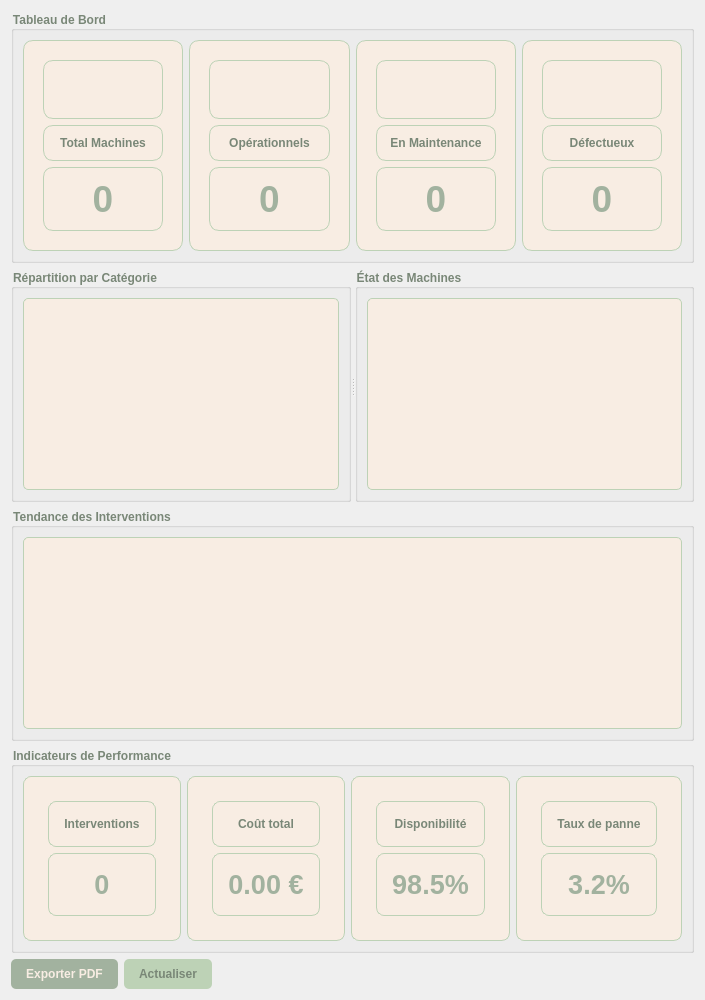
              <widget class="QWidget" name="tabStatistics">
               <attribute name="title">
                <string>Statistiques &amp; Analyses</string>
               </attribute>
               <layout class="QVBoxLayout" name="statisticsLayout">
                <!-- Ligne 1: Cartes de statistiques -->
                <item>
                 <widget class="QGroupBox" name="groupBoxStatsCards">
                  <property name="title">
                   <string>Tableau de Bord</string>
                  </property>
                  <property name="styleSheet">
                   <string>QGroupBox { font-weight: bold; color: #798777; }</string>
                  </property>
                  <layout class="QHBoxLayout" name="statsCardsLayout">
                   <!-- Carte Total -->
                   <item>
                    <widget class="QFrame" name="cardTotal">
                     <property name="minimumHeight">
                      <number>120</number>
                     </property>
                     <property name="styleSheet">
                      <string>QFrame { background-color: #F8EDE3; border-radius: 10px; border: 1px solid #BDD2B6; padding: 10px; }</string>
                     </property>
                     <layout class="QVBoxLayout">
                      <item>
                       <widget class="QLabel" name="labelTotalIcon">
                        <property name="text">
                           <string></string>
                        </property>
                        <property name="font">
                         <font>
                          <pointsize>24</pointsize>
                         </font>
                        </property>
                        <property name="alignment">
                         <set>Qt::AlignCenter</set>
                        </property>
                       </widget>
                      </item>
                      <item>
                       <widget class="QLabel" name="labelTotalTitle">
                        <property name="text">
                         <string>Total Machines</string>
                        </property>
                        <property name="alignment">
                         <set>Qt::AlignCenter</set>
                        </property>
                        <property name="styleSheet">
                         <string>color: #798777; font-weight: bold;</string>
                        </property>
                       </widget>
                      </item>
                      <item>
                       <widget class="QLabel" name="statTotal">
                        <property name="text">
                         <string>0</string>
                        </property>
                        <property name="font">
                         <font>
                          <pointsize>28</pointsize>
                          <weight>75</weight>
                          <bold>true</bold>
                         </font>
                        </property>
                        <property name="alignment">
                         <set>Qt::AlignCenter</set>
                        </property>
                        <property name="styleSheet">
                         <string>color: #A2B29F;</string>
                        </property>
                       </widget>
                      </item>
                     </layout>
                    </widget>
                   </item>
                   <!-- Carte Opérationnels -->
                   <item>
                    <widget class="QFrame" name="cardOperational">
                     <property name="minimumHeight">
                      <number>120</number>
                     </property>
                     <property name="styleSheet">
                      <string>QFrame { background-color: #F8EDE3; border-radius: 10px; border: 1px solid #BDD2B6; padding: 10px; }</string>
                     </property>
                     <layout class="QVBoxLayout">
                      <item>
                       <widget class="QLabel" name="labelOpIcon">
                        <property name="text">
                           <string></string>
                        </property>
                        <property name="font">
                         <font>
                          <pointsize>24</pointsize>
                         </font>
                        </property>
                        <property name="alignment">
                         <set>Qt::AlignCenter</set>
                        </property>
                       </widget>
                      </item>
                      <item>
                       <widget class="QLabel" name="labelOpTitle">
                        <property name="text">
                         <string>Opérationnels</string>
                        </property>
                        <property name="alignment">
                         <set>Qt::AlignCenter</set>
                        </property>
                        <property name="styleSheet">
                         <string>color: #798777; font-weight: bold;</string>
                        </property>
                       </widget>
                      </item>
                      <item>
                       <widget class="QLabel" name="statOp">
                        <property name="text">
                         <string>0</string>
                        </property>
                        <property name="font">
                         <font>
                          <pointsize>28</pointsize>
                          <weight>75</weight>
                          <bold>true</bold>
                         </font>
                        </property>
                        <property name="alignment">
                         <set>Qt::AlignCenter</set>
                        </property>
                        <property name="styleSheet">
                         <string>color: #A2B29F;</string>
                        </property>
                       </widget>
                      </item>
                     </layout>
                    </widget>
                   </item>
                   <!-- Carte Maintenance -->
                   <item>
                    <widget class="QFrame" name="cardMaintenance">
                     <property name="minimumHeight">
                      <number>120</number>
                     </property>
                     <property name="styleSheet">
                      <string>QFrame { background-color: #F8EDE3; border-radius: 10px; border: 1px solid #BDD2B6; padding: 10px; }</string>
                     </property>
                     <layout class="QVBoxLayout">
                      <item>
                       <widget class="QLabel" name="labelMaintIcon">
                        <property name="text">
                           <string></string>
                        </property>
                        <property name="font">
                         <font>
                          <pointsize>24</pointsize>
                         </font>
                        </property>
                        <property name="alignment">
                         <set>Qt::AlignCenter</set>
                        </property>
                       </widget>
                      </item>
                      <item>
                       <widget class="QLabel" name="labelMaintTitle">
                        <property name="text">
                         <string>En Maintenance</string>
                        </property>
                        <property name="alignment">
                         <set>Qt::AlignCenter</set>
                        </property>
                        <property name="styleSheet">
                         <string>color: #798777; font-weight: bold;</string>
                        </property>
                       </widget>
                      </item>
                      <item>
                       <widget class="QLabel" name="statMaint">
                        <property name="text">
                         <string>0</string>
                        </property>
                        <property name="font">
                         <font>
                          <pointsize>28</pointsize>
                          <weight>75</weight>
                          <bold>true</bold>
                         </font>
                        </property>
                        <property name="alignment">
                         <set>Qt::AlignCenter</set>
                        </property>
                        <property name="styleSheet">
                         <string>color: #A2B29F;</string>
                        </property>
                       </widget>
                      </item>
                     </layout>
                    </widget>
                   </item>
                   <!-- Carte Défectueux -->
                   <item>
                    <widget class="QFrame" name="cardDefective">
                     <property name="minimumHeight">
                      <number>120</number>
                     </property>
                     <property name="styleSheet">
                      <string>QFrame { background-color: #F8EDE3; border-radius: 10px; border: 1px solid #BDD2B6; padding: 10px; }</string>
                     </property>
                     <layout class="QVBoxLayout">
                      <item>
                       <widget class="QLabel" name="labelDefIcon">
                        <property name="text">
                           <string></string>
                        </property>
                        <property name="font">
                         <font>
                          <pointsize>24</pointsize>
                         </font>
                        </property>
                        <property name="alignment">
                         <set>Qt::AlignCenter</set>
                        </property>
                       </widget>
                      </item>
                      <item>
                       <widget class="QLabel" name="labelDefTitle">
                        <property name="text">
                         <string>Défectueux</string>
                        </property>
                        <property name="alignment">
                         <set>Qt::AlignCenter</set>
                        </property>
                        <property name="styleSheet">
                         <string>color: #798777; font-weight: bold;</string>
                        </property>
                       </widget>
                      </item>
                      <item>
                       <widget class="QLabel" name="statDef">
                        <property name="text">
                         <string>0</string>
                        </property>
                        <property name="font">
                         <font>
                          <pointsize>28</pointsize>
                          <weight>75</weight>
                          <bold>true</bold>
                         </font>
                        </property>
                        <property name="alignment">
                         <set>Qt::AlignCenter</set>
                        </property>
                        <property name="styleSheet">
                         <string>color: #A2B29F;</string>
                        </property>
                       </widget>
                      </item>
                     </layout>
                    </widget>
                   </item>
                  </layout>
                 </widget>
                </item>
                <!-- Ligne 2: Graphiques -->
                <item>
                 <widget class="QSplitter" name="statisticsSplitter">
                  <property name="orientation">
                   <enum>Qt::Horizontal</enum>
                  </property>
                  <!-- Graphique Catégories -->
                  <widget class="QGroupBox" name="groupBoxCategories">
                   <property name="title">
                   <string>Répartition par Catégorie</string>
                   </property>
                   <property name="styleSheet">
                    <string>QGroupBox { font-weight: bold; color: #798777; }</string>
                   </property>
                   <layout class="QVBoxLayout">
                    <item>
                     <widget class="QTextEdit" name="statsCategories">
                      <property name="readOnly">
                       <bool>true</bool>
                      </property>
                      <property name="minimumHeight">
                       <number>200</number>
                      </property>
                      <property name="styleSheet">
                       <string>QTextEdit { border: 1px solid #BDD2B6; border-radius: 5px; background: #F8EDE3; }</string>
                      </property>
                     </widget>
                    </item>
                   </layout>
                  </widget>
                  <!-- Graphique État des machines -->
                  <widget class="QGroupBox" name="groupBoxEtats">
                   <property name="title">
                   <string>État des Machines</string>
                   </property>
                   <property name="styleSheet">
                    <string>QGroupBox { font-weight: bold; color: #798777; }</string>
                   </property>
                   <layout class="QVBoxLayout">
                    <item>
                     <widget class="QTextEdit" name="statsBreakdowns">
                      <property name="readOnly">
                       <bool>true</bool>
                      </property>
                      <property name="minimumHeight">
                       <number>200</number>
                      </property>
                      <property name="styleSheet">
                       <string>QTextEdit { border: 1px solid #BDD2B6; border-radius: 5px; background: #F8EDE3; }</string>
                      </property>
                     </widget>
                    </item>
                   </layout>
                  </widget>
                 </widget>
                </item>
                <!-- Ligne 3: Tendance des interventions -->
                <item>
                 <widget class="QGroupBox" name="groupBoxTrends">
                  <property name="title">
                     <string>Tendance des Interventions</string>
                  </property>
                  <property name="styleSheet">
                   <string>QGroupBox { font-weight: bold; color: #798777; }</string>
                  </property>
                  <layout class="QVBoxLayout">
                   <item>
                    <widget class="QTextEdit" name="trendChartPlaceholder">
                     <property name="readOnly">
                      <bool>true</bool>
                     </property>
                     <property name="minimumHeight">
                      <number>150</number>
                     </property>
                     <property name="styleSheet">
                      <string>QTextEdit { border: 1px solid #BDD2B6; border-radius: 5px; background: #F8EDE3; }</string>
                     </property>
                    </widget>
                   </item>
                  </layout>
                 </widget>
                </item>
                <!-- Ligne 4: KPIs -->
                <item>
                 <widget class="QGroupBox" name="groupBoxKPIs">
                  <property name="title">
                     <string>Indicateurs de Performance</string>
                  </property>
                  <property name="styleSheet">
                   <string>QGroupBox { font-weight: bold; color: #798777; }</string>
                  </property>
                  <layout class="QHBoxLayout" name="kpiLayout">
                   <!-- KPI Interventions -->
                   <item>
                    <widget class="QFrame" name="kpiInterventions">
                     <property name="styleSheet">
                      <string>QFrame { background-color: #F8EDE3; border-radius: 8px; border: 1px solid #BDD2B6; padding: 15px; }</string>
                     </property>
                     <layout class="QVBoxLayout">
                      <item>
                       <widget class="QLabel" name="labelKpiInterventions">
                        <property name="text">
                           <string>Interventions</string>
                        </property>
                        <property name="alignment">
                         <set>Qt::AlignCenter</set>
                        </property>
                        <property name="styleSheet">
                         <string>color: #798777; font-weight: bold;</string>
                        </property>
                       </widget>
                      </item>
                      <item>
                       <widget class="QLabel" name="kpiInterventionsValue">
                        <property name="text">
                         <string>0</string>
                        </property>
                        <property name="font">
                         <font>
                          <pointsize>20</pointsize>
                          <weight>75</weight>
                          <bold>true</bold>
                         </font>
                        </property>
                        <property name="alignment">
                         <set>Qt::AlignCenter</set>
                        </property>
                        <property name="styleSheet">
                         <string>color: #A2B29F;</string>
                        </property>
                       </widget>
                      </item>
                     </layout>
                    </widget>
                   </item>
                   <!-- KPI Coût total -->
                   <item>
                    <widget class="QFrame" name="kpiCoutTotal">
                     <property name="styleSheet">
                      <string>QFrame { background-color: #F8EDE3; border-radius: 8px; border: 1px solid #BDD2B6; padding: 15px; }</string>
                     </property>
                     <layout class="QVBoxLayout">
                      <item>
                       <widget class="QLabel" name="labelKpiCoutTotal">
                        <property name="text">
                           <string>Coût total</string>
                        </property>
                        <property name="alignment">
                         <set>Qt::AlignCenter</set>
                        </property>
                        <property name="styleSheet">
                         <string>color: #798777; font-weight: bold;</string>
                        </property>
                       </widget>
                      </item>
                      <item>
                       <widget class="QLabel" name="kpiCoutTotalValue">
                        <property name="text">
                         <string>0.00 €</string>
                        </property>
                        <property name="font">
                         <font>
                          <pointsize>20</pointsize>
                          <weight>75</weight>
                          <bold>true</bold>
                         </font>
                        </property>
                        <property name="alignment">
                         <set>Qt::AlignCenter</set>
                        </property>
                        <property name="styleSheet">
                         <string>color: #A2B29F;</string>
                        </property>
                       </widget>
                      </item>
                     </layout>
                    </widget>
                   </item>
                   <!-- KPI Disponibilité -->
                   <item>
                    <widget class="QFrame" name="kpiDisponibilite">
                     <property name="styleSheet">
                      <string>QFrame { background-color: #F8EDE3; border-radius: 8px; border: 1px solid #BDD2B6; padding: 15px; }</string>
                     </property>
                     <layout class="QVBoxLayout">
                      <item>
                       <widget class="QLabel" name="labelKpiDisponibilite">
                        <property name="text">
                           <string>Disponibilité</string>
                        </property>
                        <property name="alignment">
                         <set>Qt::AlignCenter</set>
                        </property>
                        <property name="styleSheet">
                         <string>color: #798777; font-weight: bold;</string>
                        </property>
                       </widget>
                      </item>
                      <item>
                       <widget class="QLabel" name="kpiDisponibiliteValue">
                        <property name="text">
                         <string>98.5%</string>
                        </property>
                        <property name="font">
                         <font>
                          <pointsize>20</pointsize>
                          <weight>75</weight>
                          <bold>true</bold>
                         </font>
                        </property>
                        <property name="alignment">
                         <set>Qt::AlignCenter</set>
                        </property>
                        <property name="styleSheet">
                         <string>color: #A2B29F;</string>
                        </property>
                       </widget>
                      </item>
                     </layout>
                    </widget>
                   </item>
                   <!-- KPI Taux de panne -->
                   <item>
                    <widget class="QFrame" name="kpiTauxPanne">
                     <property name="styleSheet">
                      <string>QFrame { background-color: #F8EDE3; border-radius: 8px; border: 1px solid #BDD2B6; padding: 15px; }</string>
                     </property>
                     <layout class="QVBoxLayout">
                      <item>
                       <widget class="QLabel" name="labelKpiTauxPanne">
                        <property name="text">
                           <string>Taux de panne</string>
                        </property>
                        <property name="alignment">
                         <set>Qt::AlignCenter</set>
                        </property>
                        <property name="styleSheet">
                         <string>color: #798777; font-weight: bold;</string>
                        </property>
                       </widget>
                      </item>
                      <item>
                       <widget class="QLabel" name="kpiTauxPanneValue">
                        <property name="text">
                         <string>3.2%</string>
                        </property>
                        <property name="font">
                         <font>
                          <pointsize>20</pointsize>
                          <weight>75</weight>
                          <bold>true</bold>
                         </font>
                        </property>
                        <property name="alignment">
                         <set>Qt::AlignCenter</set>
                        </property>
                        <property name="styleSheet">
                         <string>color: #A2B29F;</string>
                        </property>
                       </widget>
                      </item>
                     </layout>
                    </widget>
                   </item>
                  </layout>
                 </widget>
                </item>
                <item>
                 <layout class="QHBoxLayout">
                  <item>
                   <widget class="QPushButton" name="btnExportPDF_Stats">
                    <property name="text">
                       <string>Exporter PDF</string>
                    </property>
                    <property name="styleSheet">
                               <string>QPushButton { background-color: #A2B29F; color: #F8EDE3; border-radius: 5px; padding: 8px 15px; font-weight: bold; } QPushButton:hover { background-color: #BDD2B6; color: #798777; }</string>
                    </property>
                   </widget>
                  </item>
                  <item>
                   <widget class="QPushButton" name="btnRefresh_Stats">
                    <property name="text">
                       <string>Actualiser</string>
                    </property>
                    <property name="styleSheet">
                     <string>QPushButton { background-color: #BDD2B6; color: #798777; border-radius: 5px; padding: 8px 15px; font-weight: bold; } QPushButton:hover { background-color: #A2B29F; color: #F8EDE3; }</string>
                    </property>
                   </widget>
                  </item>
                  <item>
                   <spacer name="horizontalSpacer_Stats">
                    <property name="orientation">
                     <enum>Qt::Horizontal</enum>
                    </property>
                    <property name="sizeHint" stdset="0">
                     <size>
                      <width>40</width>
                      <height>20</height>
                     </size>
                    </property>
                   </spacer>
                  </item>
                 </layout>
                </item>
                <item>
                 <spacer name="verticalSpacerStats">
                  <property name="orientation">
                   <enum>Qt::Vertical</enum>
                  </property>
                  <property name="sizeHint" stdset="0">
                   <size>
                    <width>20</width>
                    <height>0</height>
                   </size>
                  </property>
                 </spacer>
                </item>
               </layout>
              </widget>
